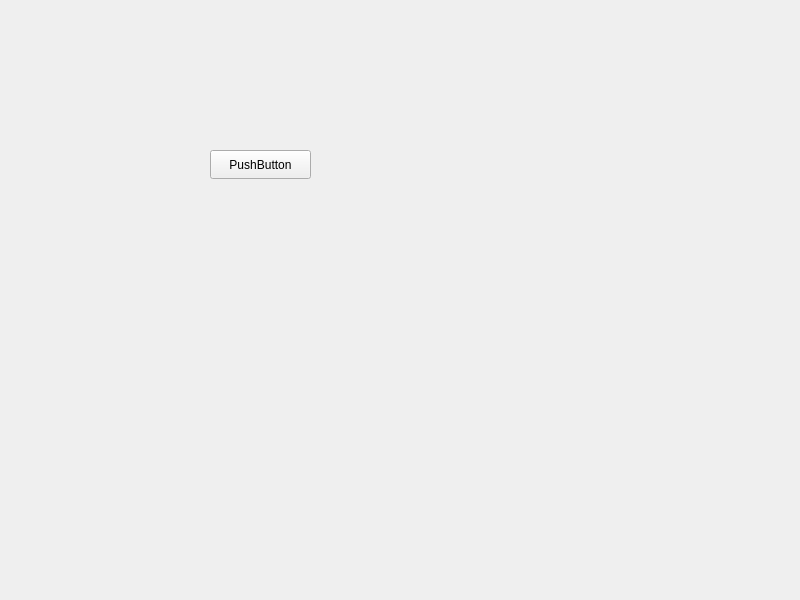
<?xml version="1.0" encoding="UTF-8"?>
<ui version="4.0">
 <class>Widget</class>
 <widget class="QWidget" name="Widget">
  <property name="geometry">
   <rect>
    <x>0</x>
    <y>0</y>
    <width>800</width>
    <height>600</height>
   </rect>
  </property>
  <property name="cursor">
   <cursorShape>ArrowCursor</cursorShape>
  </property>
  <property name="windowTitle">
   <string>Widget</string>
  </property>
  <widget class="QPushButton" name="pushButton">
   <property name="geometry">
    <rect>
     <x>210</x>
     <y>150</y>
     <width>101</width>
     <height>29</height>
    </rect>
   </property>
   <property name="cursor">
    <cursorShape>ArrowCursor</cursorShape>
   </property>
   <property name="text">
    <string>PushButton</string>
   </property>
  </widget>
 </widget>
 <resources/>
 <connections/>
</ui>
